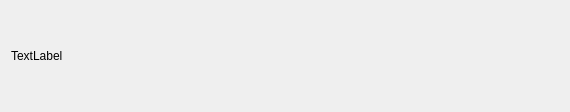
<?xml version="1.0" encoding="UTF-8"?>
<ui version="4.0">
 <class>Form</class>
 <widget class="QWidget" name="Form">
  <property name="geometry">
   <rect>
    <x>0</x>
    <y>0</y>
    <width>570</width>
    <height>112</height>
   </rect>
  </property>
  <property name="windowTitle">
   <string>Form</string>
  </property>
  <layout class="QHBoxLayout" name="horizontalLayout">
   <item>
    <widget class="MyLyric" name="label">
     <property name="text">
      <string>TextLabel</string>
     </property>
    </widget>
   </item>
  </layout>
 </widget>
 <customwidgets>
  <customwidget>
   <class>MyLyric</class>
   <extends>QLabel</extends>
   <header>mylyric.h</header>
  </customwidget>
 </customwidgets>
 <resources/>
 <connections/>
</ui>
